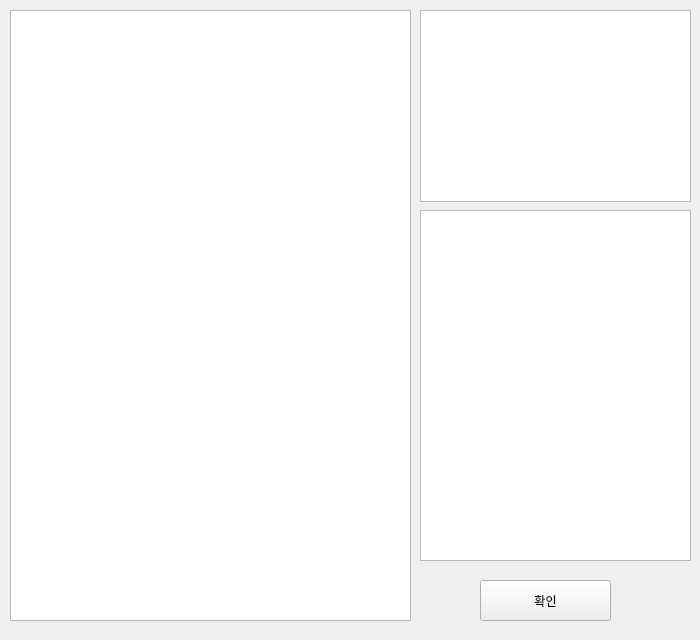
<?xml version="1.0" encoding="UTF-8"?>
<ui version="4.0">
 <class>Form</class>
 <widget class="QWidget" name="Form">
  <property name="geometry">
   <rect>
    <x>0</x>
    <y>0</y>
    <width>700</width>
    <height>640</height>
   </rect>
  </property>
  <property name="windowTitle">
   <string>책 정보</string>
  </property>
  <widget class="QGraphicsView" name="graphicsView">
   <property name="geometry">
    <rect>
     <x>10</x>
     <y>10</y>
     <width>401</width>
     <height>611</height>
    </rect>
   </property>
  </widget>
  <widget class="QTextBrowser" name="textBrowser">
   <property name="geometry">
    <rect>
     <x>420</x>
     <y>10</y>
     <width>271</width>
     <height>192</height>
    </rect>
   </property>
  </widget>
  <widget class="QListView" name="listView">
   <property name="geometry">
    <rect>
     <x>420</x>
     <y>210</y>
     <width>271</width>
     <height>351</height>
    </rect>
   </property>
  </widget>
  <widget class="QPushButton" name="pushButton">
   <property name="geometry">
    <rect>
     <x>480</x>
     <y>580</y>
     <width>131</width>
     <height>41</height>
    </rect>
   </property>
   <property name="text">
    <string>확인</string>
   </property>
  </widget>
 </widget>
 <resources/>
 <connections/>
</ui>
